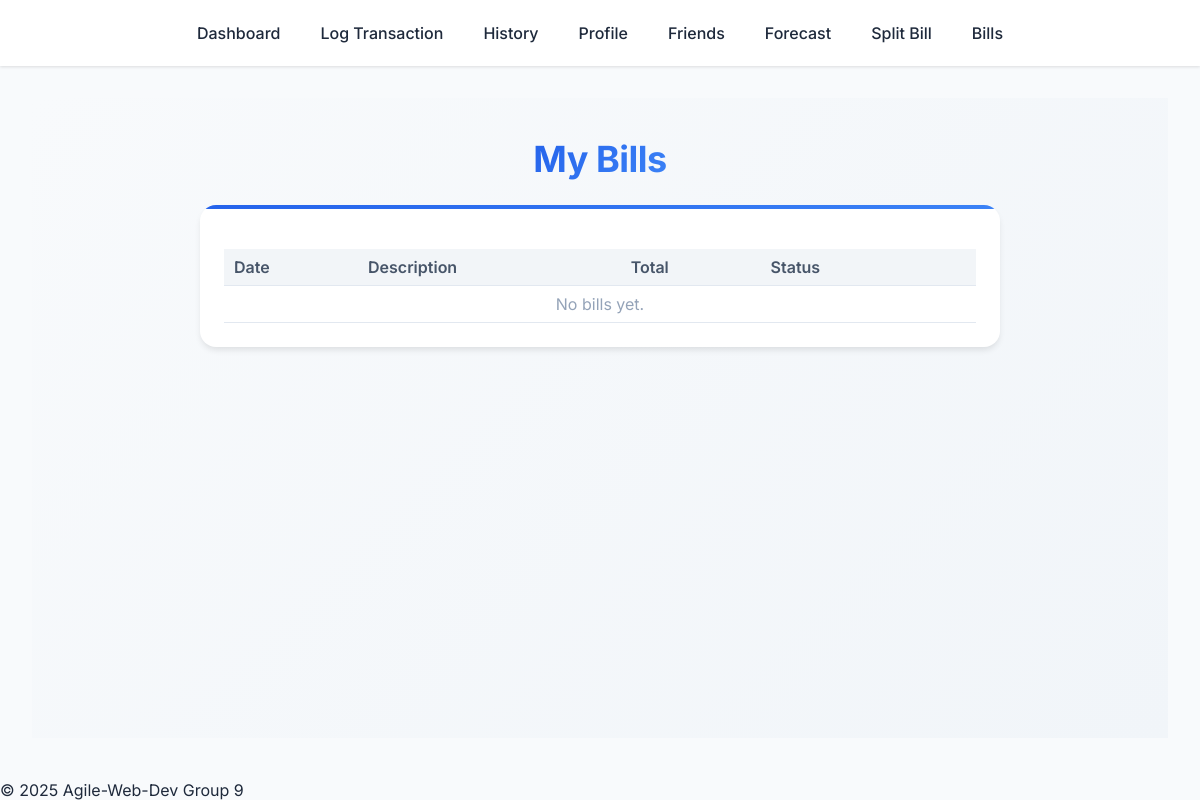
Page /bills (signed in) on the earlier database version.
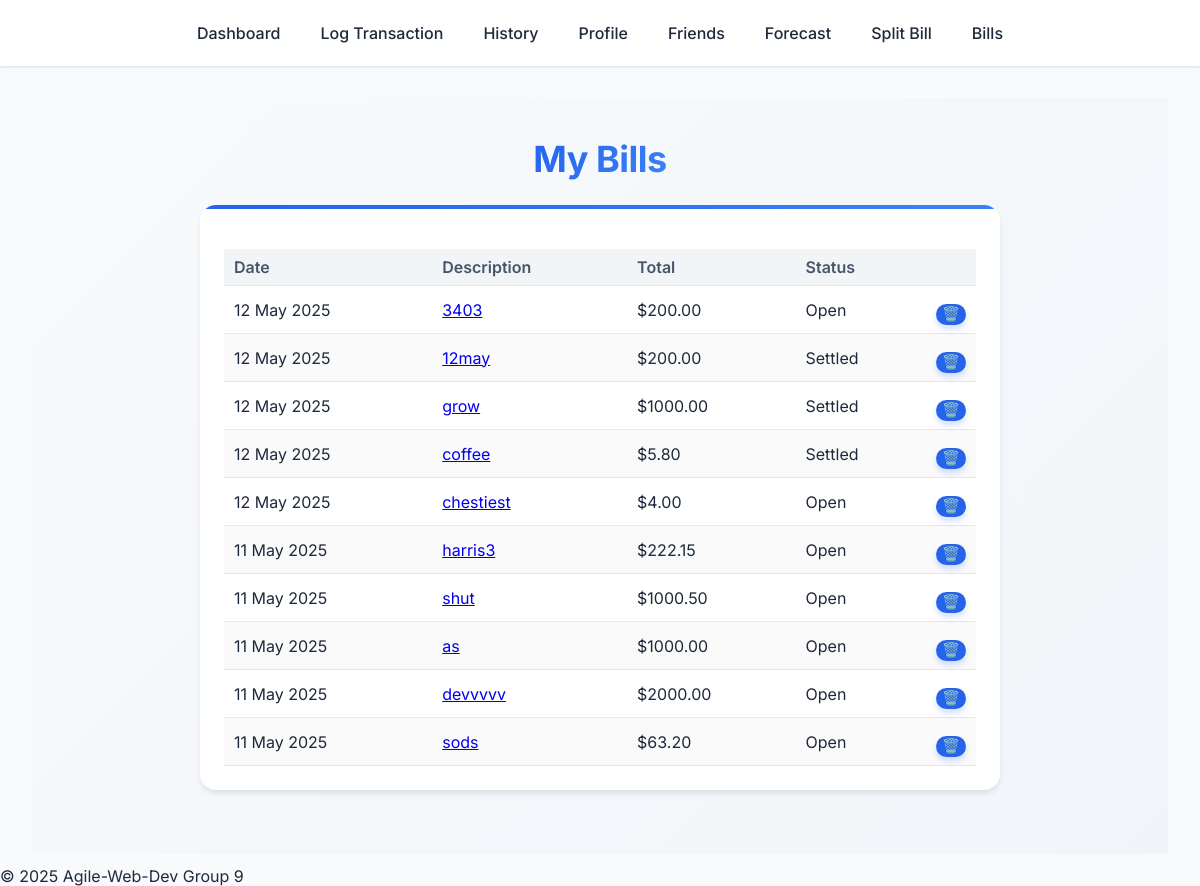
Same page on the later database version.
### app/models.py (models this page shows)
class Bill(db.Model):
    __tablename__ = "bill"
    transactions = db.relationship(
        'BillTransaction',
        back_populates='bill',
        cascade='all, delete-orphan'
    )
    id           = db.Column(db.Integer, primary_key=True)
    created_by   = db.Column(db.Integer,
                             db.ForeignKey("users.id", ondelete="CASCADE"),
                             nullable=False)
    description  = db.Column(db.String(255))
    date         = db.Column(db.Date, default=func.current_date(), nullable=False)
    total        = db.Column(db.Numeric(12, 2), nullable=False)
    @property
    def settled(self):
        return all(bm.paid >= bm.share for bm in self.members)
    members = db.relationship(
        "BillMember",
        back_populates="bill",
        cascade="all, delete-orphan",
        passive_deletes=True,
    )

class BillMember(db.Model):
    __tablename__ = "bill_member"
    id        = db.Column(db.Integer, primary_key=True)
    bill_id   = db.Column(db.Integer,
                          db.ForeignKey("bill.id", ondelete="CASCADE"),
                          nullable=False)
    user_id   = db.Column(db.Integer,
                          db.ForeignKey("users.id", ondelete="CASCADE"),
                          nullable=False)
    share     = db.Column(db.Numeric(12, 2), nullable=False)     # “what I owe”
    paid      = db.Column(db.Numeric(12, 2), default=0)          # “what I have paid”
    settled   = db.Column(db.Boolean, default=False)
    bill  = db.relationship("Bill", back_populates="members")
    user  = db.relationship("User")

### app/routes.py (the view)
@main.route('/bills')
@login_required
def bills_overview():
    q = (Bill.query
         .filter(
            db.or_(
              Bill.created_by == current_user.id,
              Bill.members.any(BillMember.user_id == current_user.id)
            ))
         .order_by(Bill.date.desc()))
    print(q.all())
    return render_template('bills.html', bills=q.all())

### app/__init__.py (called while the page is built)
def create_app(config_object=None):
    app = Flask(__name__)
    if config_object:
        app.config.from_object(config_object)
    else:
        app.config.from_pyfile('../config.py')
    CSRFProtect(app)
    db.init_app(app)
    migrate.init_app(app, db)
    login_manager.init_app(app)
    from .models import User
    @login_manager.user_loader
    def load_user(user_id):
        return User.query.get(int(user_id))
    from .routes import main
    app.register_blueprint(main)
    return app

### app/templates/bills.html (shortened to what this page needs)
{% extends "base.html" %}
{% block content %}
<div class="page-container">
  <h1>My Bills</h1>
  <div class="card">
    <table class="transaction-table" id="bills-table">
      <thead>
        <tr>
          <th>Date</th>
          <th>Description</th>
          <th>Total</th>
          <th>Status</th>
          <th style="width:48px;"></th>
        </tr>
      </thead>
      <tbody>
      {% for b in bills %}
        <tr data-bill-id="{{ b.id }}">
          <td>{{ b.date.strftime('%d %b %Y') }}</td>
          <td>
            <a href="{{ url_for('main.bill_detail', bill_id=b.id) }}">
              {{ b.description }}
            </a>
          </td>
          <td>${{ '%.2f'|format(b.total) }}</td>
          <td>{{ 'Settled' if b.settled else 'Open' }}</td>
          <td style="text-align:center">
            <button class="btn btn--sm btn-delete" title="Delete">🗑️</button>
          </td>
        </tr>
      {% else %}
        <tr id="no-bills">
          <td colspan="5" style="text-align:center;color:#94a3b8">
            No bills yet.
          </td>
        </tr>
      {% endfor %}
      </tbody>
    </table>
  </div>
</div>
{% endblock %}

### app/templates/base.html (shortened to what this page needs)
<!DOCTYPE html>
<html lang="en">
<head>
  <link rel="stylesheet" href="{{ url_for('static', filename='css/main.css') }}">
</head>
<body>
  <header class="site-header">
    <div class="navigation-container">
      <nav class="main-nav">
        <a href="{{ url_for('main.dashboard') }}" class="nav-link">Dashboard</a>
        <a href="{{ url_for('main.transactionForm') }}" class="nav-link">Log Transaction</a>
        <a href="{{ url_for('main.history') }}" class="nav-link">History</a>
        <a href="{{ url_for('main.profile') }}" class="nav-link">Profile</a>
        <a href="{{ url_for('main.friends') }}" class="nav-link">Friends</a>
        <a href="{{ url_for('main.forecast') }}"  class="nav-link">Forecast</a>
        <a href="{{ url_for('main.splitBill') }}"  class="nav-link">Split Bill</a>
        <a href="{{ url_for('main.bills_overview') }}"  class="nav-link">Bills</a>
      </nav>
    </div>
  </header>
  <main class="site-content">
    {% block content %}{% endblock %}
  </main>
  <footer class="site-footer">
    <p>© 2025 Agile-Web-Dev Group 9 </p>
  </footer>
</body>
</html>

### app/static/css/main.css (style rules this page uses)
:root { --primary: #2563eb; --primary-dark: #1d4ed8; --secondary: #64748b; --accent: #3b82f6; --success: #10b981; --warning: #f59e0b; --danger: #ef4444; --background: #f8fafc; --white: #ffffff; --text-primary: #1e293b; --text-secondary: #475569; --shadow-sm: 0 1px 3px rgba(0,0,0,0.12); --shadow-md: 0 4px 6px -1px rgba(0,0,0,0.1); --shadow-lg: 0 10px 15px -3px rgba(0,0,0,0.1); }
* { box-sizing: border-box; margin: 0; padding: 0; }
body { margin: 0; font-family: 'Inter', sans-serif; background: var(--background); color: var(--text-primary); }
.page-container { padding: 40px 60px; position: relative; display: flex; flex-direction: column; align-items: center; background: linear-gradient(135deg, #f8fafc 0%, #f1f5f9 100%); min-height: 80vh; }
h1 { font-size: 36px; background: linear-gradient(135deg, var(--primary) 0%, var(--accent) 100%); background-clip: text; -webkit-background-clip: text; -webkit-text-fill-color: transparent; font-weight: 700; margin-bottom: 24px; letter-spacing: -0.5px; line-height: 1.2; text-align: center; position: relative; z-index: 1; }
.card { background-color: var(--white); border-radius: 16px; padding: 24px; box-shadow: var(--shadow-md); margin-bottom: 24px; width: 100%; max-width: 800px; position: relative; overflow: hidden; }
.card::before { content: ''; position: absolute; top: 0; left: 0; width: 100%; height: 4px; background: linear-gradient(90deg, var(--primary) 0%, var(--accent) 100%); }
.button, button[type="submit"], .btn { padding: 12px 24px; border: none; background-color: var(--primary); color: var(--white); font-size: 15px; font-weight: 600; border-radius: 12px; cursor: pointer; transition: all 0.2s cubic-bezier(0.4, 0, 0.2, 1); box-shadow: 0 4px 6px rgba(37, 99, 235, 0.2); margin-top: 10px; }
.site-header { background-color: var(--white); box-shadow: var(--shadow-sm); padding: 15px 0; position: relative; z-index: 10; }
.navigation-container { max-width: 1200px; margin: 0 auto; display: flex; justify-content: center; }
.main-nav { display: flex; gap: 40px; align-items: center; }
.nav-link { color: var(--text-primary); text-decoration: none; font-weight: 500; font-size: 16px; padding: 8px 0; position: relative; transition: color 0.3s ease; }
.nav-link::after { content: ''; position: absolute; bottom: 0; left: 0; width: 100%; height: 2px; background: var(--primary); transform: scaleX(0); transform-origin: right; transition: transform 0.3s ease; }
.transaction-table { width: 100%; border-collapse: collapse; margin-top: 20px; }
.transaction-table th, .transaction-table td { padding: 12px 16px; text-align: left; border-bottom: 1px solid #e2e8f0; }
.transaction-table th { background-color: #f8fafc; font-weight: 600; color: var(--text-secondary); }

### app/templates/base.html (style rules this page uses)
.site-footer { position: fixed; left: 0px; bottom: 0px; width: 100%; }
.site-content { padding: 2em; flex: 1; width: 100%; max-width: 1200px; margin: 0 auto; }

### app/templates/bills.html (style rules this page uses)
.transaction-table { width:100%; border-collapse:collapse; }
.transaction-table th, .transaction-table td { padding:8px 10px; text-align:left; vertical-align:middle; }
.transaction-table th { background:#f2f5f8; }
.transaction-table tr:nth-child(even) { background:#fafafa; }
.btn--sm { font-size:0.9em; padding:2px 6px; }

Differences in the rows shown:
added Bill: date "12 May 2025", description "3403", total "200.00"
added BillMember: paid+share "Open"
added Bill: date "12 May 2025", description "12may", total "200.00"
added BillMember: paid+share "Settled"
added Bill: date "12 May 2025", description "grow", total "1000.00"
added BillMember: paid+share "Settled"
added Bill: date "12 May 2025", description "coffee", total "5.80"
added BillMember: paid+share "Settled"
added Bill: date "12 May 2025", description "chestiest", total "4.00"
added BillMember: paid+share "Open"
added Bill: date "11 May 2025", description "harris3", total "222.15"
added BillMember: paid+share "Open"
added Bill: date "11 May 2025", description "shut", total "1000.50"
added BillMember: paid+share "Open"
added Bill: date "11 May 2025", description "as", total "1000.00"
added BillMember: paid+share "Open"
added Bill: date "11 May 2025", description "devvvvv", total "2000.00"
added BillMember: paid+share "Open"
added Bill: date "11 May 2025", description "sods", total "63.20"
added BillMember: paid+share "Open"
Other differences:
text no longer shown: "No bills yet."
